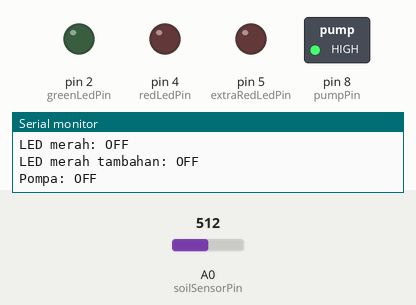
This sketch was run on a simulated Arduino Uno, built with avr-gcc and run on an emulated ATmega328P. Shown: switched loads named in the sketch (green lamp = pin HIGH), output pins drawn as LEDs (lit = HIGH), the last lines printed to the serial monitor. Inputs (shaded band) come from the test bench; at power-on: A0 (soilSensorPin) = 512.

Above: at 1.9 s.
2.0 s: A0 (soilSensorPin) set to 688
3.5 s: A0 (soilSensorPin) set to 719
At 5.0 s:
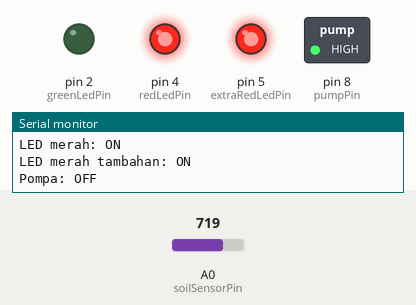
5.9 s: A0 (soilSensorPin) set to 290
At 7.7 s:
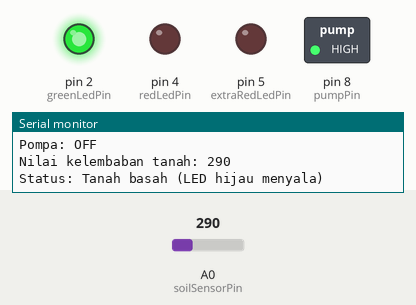
8.0 s: A0 (soilSensorPin) set to 316
At 9.4 s:
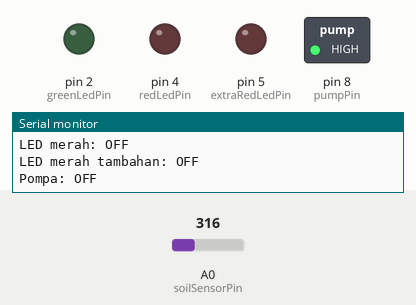
10.2 s: A0 (soilSensorPin) set to 710
At 11.7 s:
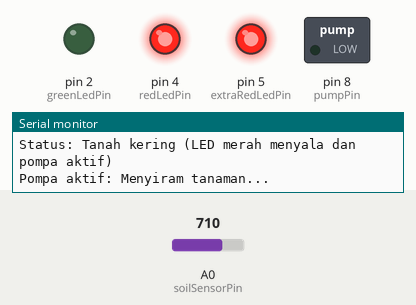
Timing chart, 0 to 13.2 s (numbered marks = the images above; inputs shaded):
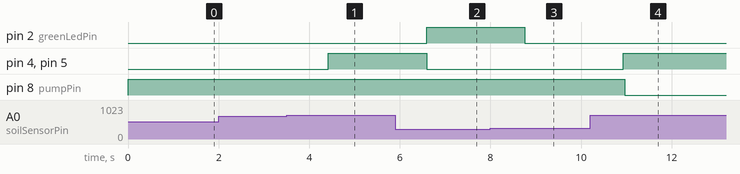

Measured:
- the behaviour switches between 700 and 701 on A0 (soilSensorPin) (found by bisection; images 0 and 1)
- the behaviour switches between 299 and 300 on A0 (soilSensorPin) (found by bisection; images 2 and 3)
- after the input at 3.5 s, pin 4 (redLedPin), pin 5 (extraRedLedPin): LOW → HIGH after 0.92 s
- after the input at 5.9 s, pin 2 (greenLedPin): LOW → HIGH after 0.69 s; pin 4 (redLedPin), pin 5 (extraRedLedPin): HIGH → LOW after 0.69 s
- after the input at 8.0 s, pin 2 (greenLedPin): HIGH → LOW after 0.75 s
- after the input at 10.2 s, pin 4 (redLedPin), pin 5 (extraRedLedPin): LOW → HIGH after 0.73 s; pin 8 (pumpPin): HIGH → LOW after 0.77 s

The sketch:

pompa_air_otomatis.ino
```cpp
// Pin definisi
const int soilSensorPin = A0;  // Pin sensor kelembaban tanah
const int pumpPin = 8;         // Pin untuk relay pompa air (jangan dipakai takut error)
const int greenLedPin = 2;     // Pin LED hijau (tanah basah)
const int redLedPin = 4;       // Pin LED merah (tanah kering)
const int extraRedLedPin = 5;  // Ini sebenarnya bukan Pin LED melainkan untuk pompa airnya. Ini idenya Wilson kalau ada apa-apa tanya dia
// Ketika LED hijau dan merah terbalik, cukup kalian tukar posisi pin nya

const int wetThreshold = 300;    // Ambang batas untuk tanah basah
const int dryThreshold = 700;    // Ambang batas untuk tanah kering
unsigned long lastWateringTime = 0;
unsigned long wateringInterval = 10000;

void setup() {
  // Inisialisasi Serial Monitor
  Serial.begin(9600);

  // Konfigurasi pin
  pinMode(pumpPin, OUTPUT);
  digitalWrite(pumpPin, HIGH);

  pinMode(greenLedPin, OUTPUT);
  pinMode(redLedPin, OUTPUT);
  pinMode(extraRedLedPin, OUTPUT); // Konfigurasi untuk Pompa Airnya nanti

  Serial.println("Sistem monitoring kelembaban tanah dimulai...");
}

void loop() {
  int soilMoisture = analogRead(soilSensorPin);  // Membaca nilai kelembaban tanah

  // Tampilkan nilai kelembaban tanah di Serial Monitor
  Serial.print("Nilai kelembaban tanah: ");
  Serial.println(soilMoisture);

  // Logika untuk mengontrol LED dan pompa berdasarkan kelembaban tanah
  if (soilMoisture < wetThreshold) {
    // Tanah basah (LED hijau menyala)
    Serial.println("Status: Tanah basah (LED hijau menyala)");
    digitalWrite(greenLedPin, HIGH);
    digitalWrite(redLedPin, LOW);
    digitalWrite(extraRedLedPin, LOW); // Matikan LED merah tambahan
    digitalWrite(pumpPin, HIGH); // Pastikan pompa mati
  } else if (soilMoisture >= wetThreshold && soilMoisture <= dryThreshold) {
    // Tanah sedang (tidak ada LED yang menyala), tetapi hasil praktik dua-duanya bakal nyala
    Serial.println("Status: Tanah sedang (tidak ada LED yang menyala)");
    digitalWrite(greenLedPin, LOW);
    digitalWrite(redLedPin, LOW);
    digitalWrite(extraRedLedPin, LOW); // Matikan LED merah tambahan
    digitalWrite(pumpPin, HIGH); // Pastikan pompa mati
  } else {
    // Tanah kering (LED merah menyala dan pompa aktif)
    Serial.println("Status: Tanah kering (LED merah menyala dan pompa aktif)");
    digitalWrite(greenLedPin, LOW);
    digitalWrite(redLedPin, HIGH);
    digitalWrite(extraRedLedPin, HIGH); // Pompa Air Hidup


    if (millis() - lastWateringTime > wateringInterval) {
      Serial.println("Pompa aktif: Menyiram tanaman...");
      digitalWrite(pumpPin, LOW);
      delay(5000);
      digitalWrite(pumpPin, HIGH);
      lastWateringTime = millis();
      Serial.println("Pompa mati: Penyiraman selesai.");
    }
  }

  // Debugging LED dan pompa
  Serial.print("LED hijau: ");
  Serial.println(digitalRead(greenLedPin) ? "ON" : "OFF");
  Serial.print("LED merah: ");
  Serial.println(digitalRead(redLedPin) ? "ON" : "OFF");
  Serial.print("LED merah tambahan: ");
  Serial.println(digitalRead(extraRedLedPin) ? "ON" : "OFF");
  Serial.print("Pompa: ");
  Serial.println(digitalRead(pumpPin) ? "OFF" : "ON");

  delay(1000); // Tunggu 1 detik sebelum membaca ulang
}
```
